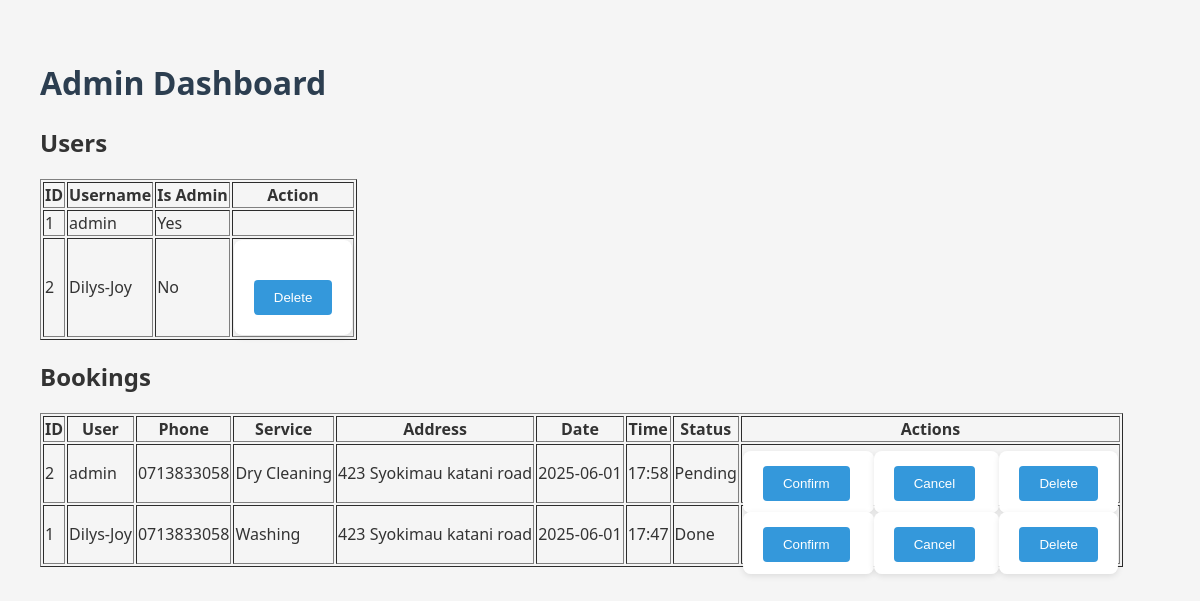
Before: /admin/manage (signed in) with the older database file.
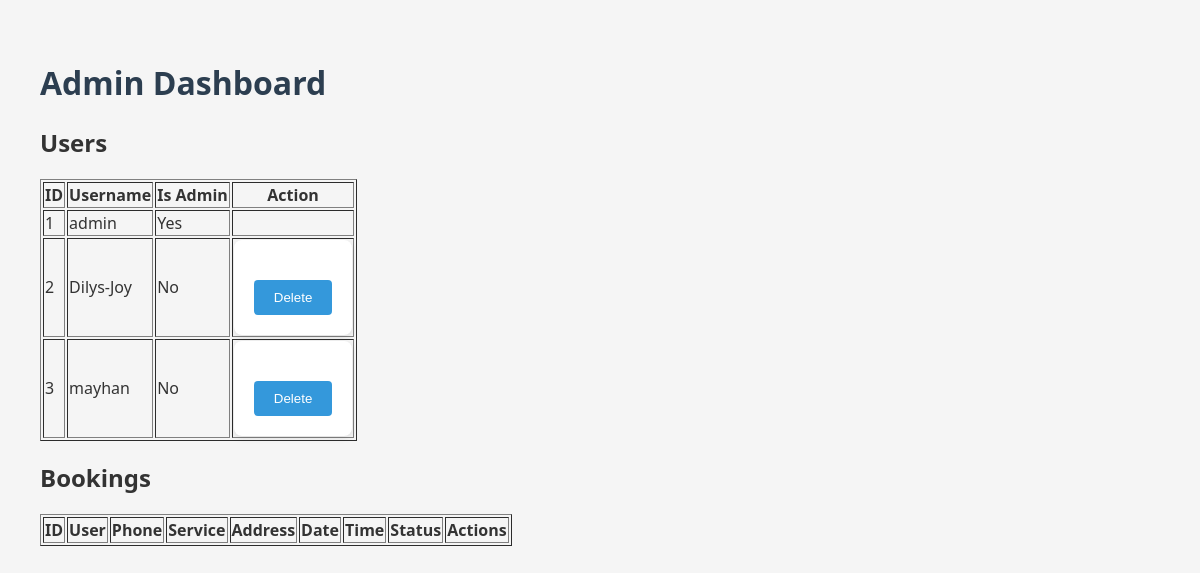
After: the same page with the newer database file.
### app.py (models this page shows)
class User(UserMixin, db.Model):
    id = db.Column(db.Integer, primary_key=True)
    username = db.Column(db.String(150), unique=True, nullable=False)
    password = db.Column(db.String(150), nullable=False)
    is_admin = db.Column(db.Boolean, default=False)
    bookings = db.relationship('Booking', backref='user', lazy=True)

class Booking(db.Model):
    id = db.Column(db.Integer, primary_key=True)
    user_id = db.Column(db.Integer, db.ForeignKey('user.id'), nullable=False)
    phone = db.Column(db.String(15))
    address = db.Column(db.String(250))
    service = db.Column(db.String(100))
    date = db.Column(db.Date)
    time = db.Column(db.Time)
    status = db.Column(db.String(50), default='Pending')
    created_at = db.Column(db.DateTime, default=datetime.utcnow)

### app.py (the view)
@app.route('/admin/manage')
@login_required
@admin_required
def admin_manage():
    users = User.query.all()
    bookings = Booking.query.order_by(Booking.created_at.desc()).all()
    return render_template('admin_manage.html', users=users, bookings=bookings)

### app.py (called while the page is built)
def admin_required(f):
    @wraps(f)
    def decorated_function(*args, **kwargs):
        if not current_user.is_authenticated or not current_user.is_admin:
            flash("Access denied: Admins only.")
            return redirect(url_for('home'))
        return f(*args, **kwargs)
    return decorated_function

@login_manager.user_loader
def load_user(user_id):
    return User.query.get(int(user_id))

### templates/admin_manage.html (shortened to what this page needs)
<!DOCTYPE html>
<html lang="en">
<head>
  <link rel="stylesheet" href="{{ url_for('static', filename='css/style.css') }}">
</head>
<body>
  <h1>Admin Dashboard</h1>
  <h2>Users</h2>
  <table border="1">
    <tr>
      <th>ID</th>
      <th>Username</th>
      <th>Is Admin</th>
      <th>Action</th>
    </tr>
    {% for user in users %}
    <tr>
      <td>{{ user.id }}</td>
      <td>{{ user.username }}</td>
      <td>{{ 'Yes' if user.is_admin else 'No' }}</td>
      <td>
        {% if not user.is_admin %}
        <form method="POST" action="{{ url_for('delete_user', user_id=user.id) }}">
          <button type="submit" onclick="return confirm('Delete this user?')">Delete</button>
        </form>
        {% endif %}
      </td>
    </tr>
    {% endfor %}
  </table>
  <h2>Bookings</h2>
  <table border="1">
    <tr>
      <th>ID</th>
      <th>User</th>
      <th>Phone</th>
      <th>Service</th>
      <th>Address</th>
      <th>Date</th>
      <th>Time</th>
      <th>Status</th>
      <th>Actions</th>
    </tr>
    {% for booking in bookings %}
    <tr>
      <td>{{ booking.id }}</td>
     <td>{{ booking.user.username if booking.user else 'N/A' }}</td>
      <td>{{ booking.phone }}</td>
      <td>{{ booking.service }}</td>
      <td>{{ booking.address }}</td>
      <td>{{ booking.date.strftime('%Y-%m-%d') }}</td>
      <td>{{ booking.time.strftime('%H:%M') }}</td>
      <td>{{ booking.status }}</td>
      <td>
        {% if booking.status != 'Confirmed' %}
        <form method="POST" action="{{ url_for('update_booking_status', booking_id=booking.id) }}" style="display:inline;">
          <button type="submit">Confirm</button>
        </form>
        {% endif %}
        {% if booking.status != 'Cancelled' %}
        <form method="POST" action="{{ url_for('update_booking_status', booking_id=booking.id) }}" style="display:inline;">
          <button type="submit">Cancel</button>
        </form>
        {% endif %}
        <form method="POST" action="{{ url_for('delete_booking', booking_id=booking.id) }}" style="display:inline;">
          <button type="submit" onclick="return confirm('Delete this booking?')">Delete</button>
        </form>
      </td>
    </tr>
    {% endfor %}
  </table>
</body>
</html>

### static/css/style.css (style rules this page uses)
body { font-family: 'Segoe UI', sans-serif; background-color: #f5f5f5; color: #333; padding: 40px; margin: 0; }
h1 { color: #2c3e50; }
form { background: #fff; padding: 20px; border-radius: 8px; max-width: 500px; box-shadow: 0 2px 6px rgba(0, 0, 0, 0.1); }
button { margin-top: 20px; padding: 10px 20px; background-color: #3498db; color: white; border: none; border-radius: 4px; cursor: pointer; }

Changed rows visible on the page:
removed Booking: id "2", user "admin", phone "0713833058", service "Dry Cleaning", address "423 Syokimau katani road", date "2025-06-01", time "17:58", status "Pending"
removed Booking: id "1", user "Dilys-Joy", phone "0713833058", service "Washing", address "423 Syokimau katani road", date "2025-06-01", time "17:47", status "Done"
added User: id "3", username "mayhan", is_admin "No"
